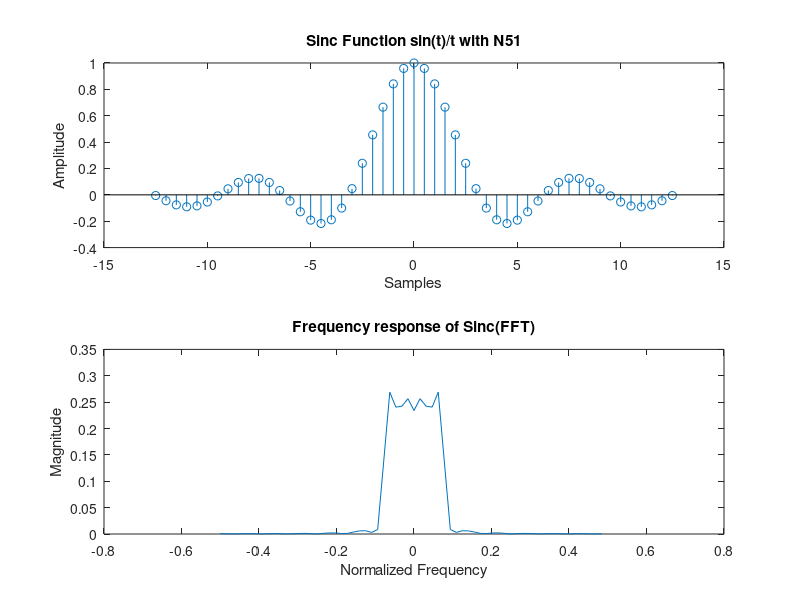
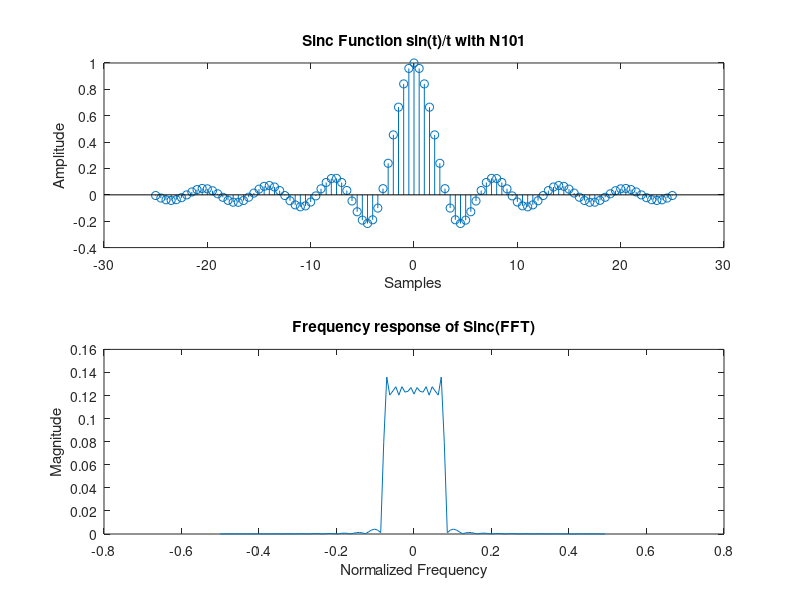
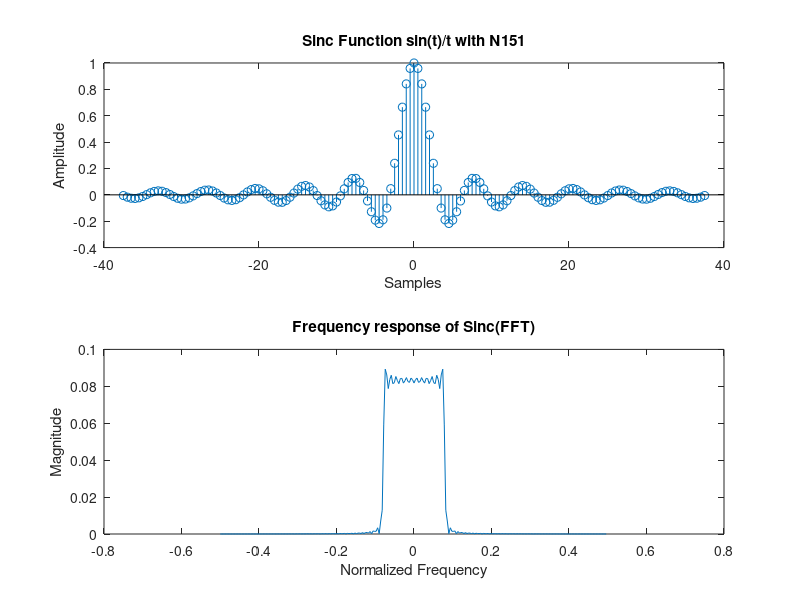
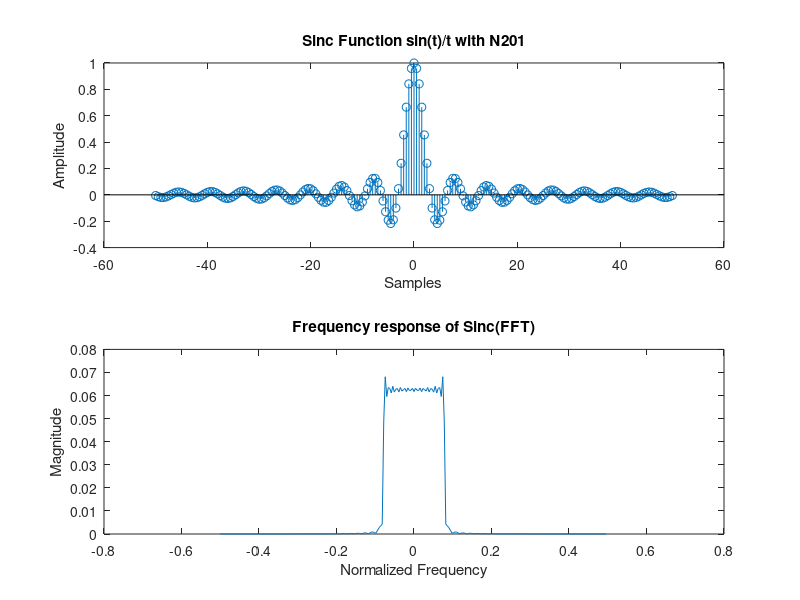

The MATLAB script that drew these images, in order:
% gibbs_prj.m
N=51:50:501;  % Number of points in each Sinc Function
for i=N
   max=(0.5*(i - 1))/2; 
   time = -max:0.5:max;
   disp(length(time));
   
   % sinc function
   x=sin(time)./time;
   x(isnan(x)) = 1; % special case to handle sinc(0);
   
   figure;
   subplot(2,1,1);
   stem(time,x);
   title(['Sinc Function sin(t)/t with N', num2str(i)]);
   xlabel('Samples');
   ylabel('Amplitude');
   
   % Take FFT
   L = length(x);
   NFFT=2^nextpow2(L); % Next power of 2 from length of x
   X = fft(x, NFFT)/L;
   X = fftshift(X);
   f = (-NFFT/2:NFFT/2 -1)/NFFT;
   
   subplot(2,1,2);
   plot(f,2*abs(X));
   title('Frequency response of Sinc(FFT)');
   xlabel('Normalized Frequency');
   ylabel('Magnitude');
   pause; % Wait for user input to continue
   
end
